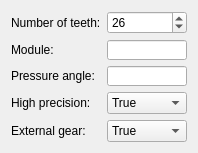
<?xml version="1.0" encoding="UTF-8"?>
<ui version="4.0">
 <class>InvoluteGearParameter</class>
 <widget class="QWidget" name="InvoluteGearParameter">
  <property name="geometry">
   <rect>
    <x>0</x>
    <y>0</y>
    <width>195</width>
    <height>142</height>
   </rect>
  </property>
  <property name="windowTitle">
   <string>Involute parameter</string>
  </property>
  <layout class="QFormLayout" name="formLayout">
   <item row="0" column="0">
    <widget class="QLabel" name="label_9">
     <property name="text">
      <string>Number of teeth:</string>
     </property>
    </widget>
   </item>
   <item row="0" column="1">
    <widget class="QSpinBox" name="spinBox_NumberOfTeeth">
     <property name="minimum">
      <number>3</number>
     </property>
     <property name="maximum">
      <number>9999</number>
     </property>
     <property name="value">
      <number>26</number>
     </property>
    </widget>
   </item>
   <item row="1" column="0">
    <widget class="QLabel" name="label_8">
     <property name="text">
      <string>Module:</string>
     </property>
    </widget>
   </item>
   <item row="1" column="1">
    <widget class="Gui::InputField" name="Quantity_Modules">
     <property name="sizePolicy">
      <sizepolicy hsizetype="Fixed" vsizetype="Fixed">
       <horstretch>0</horstretch>
       <verstretch>0</verstretch>
      </sizepolicy>
     </property>
     <property name="minimumSize">
      <size>
       <width>80</width>
       <height>20</height>
      </size>
     </property>
     <property name="text">
      <string/>
     </property>
     <property name="alignment">
      <set>Qt::AlignRight|Qt::AlignTrailing|Qt::AlignVCenter</set>
     </property>
     <property name="unit" stdset="0">
      <string notr="true">mm</string>
     </property>
     <property name="decimals" stdset="0">
      <number>3</number>
     </property>
     <property name="maximum" stdset="0">
      <double>2000.000000000000000</double>
     </property>
     <property name="singleStep" stdset="0">
      <double>2.000000000000000</double>
     </property>
     <property name="value" stdset="0">
      <double>2.500000000000000</double>
     </property>
    </widget>
   </item>
   <item row="2" column="0">
    <widget class="QLabel" name="label_6">
     <property name="text">
      <string>Pressure angle:</string>
     </property>
    </widget>
   </item>
   <item row="2" column="1">
    <widget class="Gui::InputField" name="Quantity_PressureAngle">
     <property name="sizePolicy">
      <sizepolicy hsizetype="Fixed" vsizetype="Fixed">
       <horstretch>0</horstretch>
       <verstretch>0</verstretch>
      </sizepolicy>
     </property>
     <property name="minimumSize">
      <size>
       <width>80</width>
       <height>20</height>
      </size>
     </property>
     <property name="alignment">
      <set>Qt::AlignRight|Qt::AlignTrailing|Qt::AlignVCenter</set>
     </property>
     <property name="unit" stdset="0">
      <string notr="true">deg</string>
     </property>
     <property name="decimals" stdset="0">
      <number>3</number>
     </property>
     <property name="maximum" stdset="0">
      <double>90.000000000000000</double>
     </property>
     <property name="singleStep" stdset="0">
      <double>2.000000000000000</double>
     </property>
     <property name="value" stdset="0">
      <double>20.000000000000000</double>
     </property>
    </widget>
   </item>
   <item row="3" column="0">
    <widget class="QLabel" name="label_7">
     <property name="text">
      <string>High precision:</string>
     </property>
    </widget>
   </item>
   <item row="3" column="1">
    <widget class="QComboBox" name="comboBox_HighPrecision">
     <property name="enabled">
      <bool>true</bool>
     </property>
     <property name="editable">
      <bool>false</bool>
     </property>
     <item>
      <property name="text">
       <string>True</string>
      </property>
     </item>
     <item>
      <property name="text">
       <string>False</string>
      </property>
     </item>
    </widget>
   </item>
   <item row="4" column="0">
    <widget class="QLabel" name="label_10">
     <property name="text">
      <string>External gear:</string>
     </property>
    </widget>
   </item>
   <item row="4" column="1">
    <widget class="QComboBox" name="comboBox_ExternalGear">
     <property name="enabled">
      <bool>true</bool>
     </property>
     <property name="editable">
      <bool>false</bool>
     </property>
     <item>
      <property name="text">
       <string>True</string>
      </property>
     </item>
     <item>
      <property name="text">
       <string>False</string>
      </property>
     </item>
    </widget>
   </item>
  </layout>
 </widget>
 <customwidgets>
  <customwidget>
   <class>Gui::InputField</class>
   <extends>QLineEdit</extends>
   <header>Gui/InputField.h</header>
  </customwidget>
 </customwidgets>
 <resources/>
 <connections/>
</ui>
